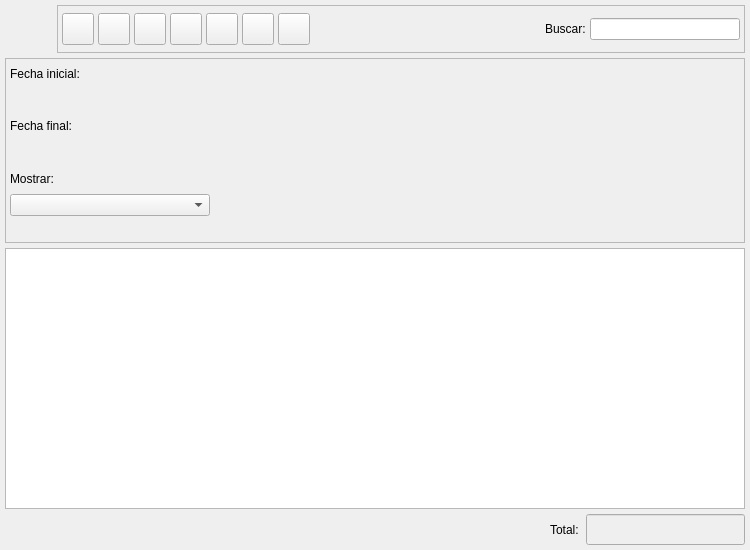
<?xml version="1.0" encoding="UTF-8"?>
<ui version="4.0">
 <author>Tomeu Borras Riera</author>
 <class>AlbaranesProveedorListBase</class>
 <widget class="QWidget" name="AlbaranesProveedorListBase">
  <property name="enabled">
   <bool>true</bool>
  </property>
  <property name="geometry">
   <rect>
    <x>0</x>
    <y>0</y>
    <width>750</width>
    <height>550</height>
   </rect>
  </property>
  <property name="minimumSize">
   <size>
    <width>750</width>
    <height>550</height>
   </size>
  </property>
  <property name="windowTitle">
   <string>Albaranes de proveedor</string>
  </property>
  <property name="windowIcon">
   <iconset resource="../../../bulmages.qrc">
    <normaloff>:/Images/supplier-delivery-note-list.png</normaloff>:/Images/supplier-delivery-note-list.png</iconset>
  </property>
  <layout class="QGridLayout">
   <property name="margin">
    <number>5</number>
   </property>
   <property name="spacing">
    <number>5</number>
   </property>
   <item row="1" column="0">
    <widget class="QFrame" name="m_busqueda">
     <property name="minimumSize">
      <size>
       <width>16</width>
       <height>185</height>
      </size>
     </property>
     <property name="frameShape">
      <enum>QFrame::StyledPanel</enum>
     </property>
     <property name="frameShadow">
      <enum>QFrame::Raised</enum>
     </property>
     <layout class="QGridLayout">
      <property name="margin">
       <number>4</number>
      </property>
      <property name="spacing">
       <number>4</number>
      </property>
      <item row="6" column="0">
       <spacer>
        <property name="orientation">
         <enum>Qt::Vertical</enum>
        </property>
        <property name="sizeType">
         <enum>QSizePolicy::Preferred</enum>
        </property>
        <property name="sizeHint" stdset="0">
         <size>
          <width>191</width>
          <height>21</height>
         </size>
        </property>
       </spacer>
      </item>
      <item row="0" column="1" rowspan="7">
       <layout class="QVBoxLayout">
        <property name="spacing">
         <number>4</number>
        </property>
        <property name="margin">
         <number>0</number>
        </property>
        <item>
         <widget class="BfBuscarArticulo" name="m_articulo" native="true">
          <property name="sizePolicy">
           <sizepolicy hsizetype="Expanding" vsizetype="Preferred">
            <horstretch>0</horstretch>
            <verstretch>0</verstretch>
           </sizepolicy>
          </property>
         </widget>
        </item>
        <item>
         <widget class="BlSearchWidget" name="m_proveedor" native="true">
          <property name="sizePolicy">
           <sizepolicy hsizetype="Expanding" vsizetype="Preferred">
            <horstretch>0</horstretch>
            <verstretch>0</verstretch>
           </sizepolicy>
          </property>
         </widget>
        </item>
       </layout>
      </item>
      <item row="4" column="0">
       <widget class="QLabel" name="label_3">
        <property name="text">
         <string>Mostrar:</string>
        </property>
        <property name="alignment">
         <set>Qt::AlignLeading|Qt::AlignLeft|Qt::AlignVCenter</set>
        </property>
       </widget>
      </item>
      <item row="5" column="0">
       <widget class="QComboBox" name="mui_procesada">
        <property name="sizePolicy">
         <sizepolicy hsizetype="Fixed" vsizetype="Preferred">
          <horstretch>0</horstretch>
          <verstretch>0</verstretch>
         </sizepolicy>
        </property>
        <property name="minimumSize">
         <size>
          <width>200</width>
          <height>21</height>
         </size>
        </property>
        <property name="focusPolicy">
         <enum>Qt::StrongFocus</enum>
        </property>
        <property name="frame">
         <bool>true</bool>
        </property>
       </widget>
      </item>
      <item row="0" column="0">
       <widget class="QLabel" name="label1">
        <property name="text">
         <string>Fecha inicial:</string>
        </property>
       </widget>
      </item>
      <item row="1" column="0">
       <widget class="BlDateSearch" name="m_fechain" native="true">
        <property name="sizePolicy">
         <sizepolicy hsizetype="Fixed" vsizetype="Preferred">
          <horstretch>0</horstretch>
          <verstretch>0</verstretch>
         </sizepolicy>
        </property>
        <property name="minimumSize">
         <size>
          <width>200</width>
          <height>21</height>
         </size>
        </property>
       </widget>
      </item>
      <item row="2" column="0">
       <widget class="QLabel" name="label2">
        <property name="text">
         <string>Fecha final:</string>
        </property>
       </widget>
      </item>
      <item row="3" column="0">
       <widget class="BlDateSearch" name="m_fechafin" native="true">
        <property name="sizePolicy">
         <sizepolicy hsizetype="Fixed" vsizetype="Preferred">
          <horstretch>0</horstretch>
          <verstretch>0</verstretch>
         </sizepolicy>
        </property>
        <property name="minimumSize">
         <size>
          <width>200</width>
          <height>21</height>
         </size>
        </property>
       </widget>
      </item>
     </layout>
    </widget>
   </item>
   <item row="3" column="0">
    <layout class="QHBoxLayout">
     <property name="spacing">
      <number>4</number>
     </property>
     <property name="margin">
      <number>0</number>
     </property>
     <item>
      <spacer>
       <property name="orientation">
        <enum>Qt::Horizontal</enum>
       </property>
       <property name="sizeType">
        <enum>QSizePolicy::Expanding</enum>
       </property>
       <property name="sizeHint" stdset="0">
        <size>
         <width>340</width>
         <height>21</height>
        </size>
       </property>
      </spacer>
     </item>
     <item>
      <widget class="QLabel" name="label4">
       <property name="text">
        <string>Total: </string>
       </property>
      </widget>
     </item>
     <item>
      <widget class="QLineEdit" name="m_total">
       <property name="enabled">
        <bool>true</bool>
       </property>
       <property name="sizePolicy">
        <sizepolicy hsizetype="Preferred" vsizetype="Fixed">
         <horstretch>0</horstretch>
         <verstretch>0</verstretch>
        </sizepolicy>
       </property>
       <property name="minimumSize">
        <size>
         <width>150</width>
         <height>0</height>
        </size>
       </property>
       <property name="palette">
        <palette>
         <active>
          <colorrole role="WindowText">
           <brush brushstyle="SolidPattern">
            <color alpha="255">
             <red>0</red>
             <green>0</green>
             <blue>0</blue>
            </color>
           </brush>
          </colorrole>
          <colorrole role="Button">
           <brush brushstyle="SolidPattern">
            <color alpha="255">
             <red>221</red>
             <green>223</green>
             <blue>228</blue>
            </color>
           </brush>
          </colorrole>
          <colorrole role="Light">
           <brush brushstyle="SolidPattern">
            <color alpha="255">
             <red>255</red>
             <green>255</green>
             <blue>255</blue>
            </color>
           </brush>
          </colorrole>
          <colorrole role="Midlight">
           <brush brushstyle="SolidPattern">
            <color alpha="255">
             <red>255</red>
             <green>255</green>
             <blue>255</blue>
            </color>
           </brush>
          </colorrole>
          <colorrole role="Dark">
           <brush brushstyle="SolidPattern">
            <color alpha="255">
             <red>85</red>
             <green>85</green>
             <blue>85</blue>
            </color>
           </brush>
          </colorrole>
          <colorrole role="Mid">
           <brush brushstyle="SolidPattern">
            <color alpha="255">
             <red>199</red>
             <green>199</green>
             <blue>199</blue>
            </color>
           </brush>
          </colorrole>
          <colorrole role="Text">
           <brush brushstyle="SolidPattern">
            <color alpha="255">
             <red>0</red>
             <green>0</green>
             <blue>0</blue>
            </color>
           </brush>
          </colorrole>
          <colorrole role="BrightText">
           <brush brushstyle="SolidPattern">
            <color alpha="255">
             <red>255</red>
             <green>255</green>
             <blue>255</blue>
            </color>
           </brush>
          </colorrole>
          <colorrole role="ButtonText">
           <brush brushstyle="SolidPattern">
            <color alpha="255">
             <red>0</red>
             <green>0</green>
             <blue>0</blue>
            </color>
           </brush>
          </colorrole>
          <colorrole role="Base">
           <brush brushstyle="SolidPattern">
            <color alpha="255">
             <red>239</red>
             <green>239</green>
             <blue>239</blue>
            </color>
           </brush>
          </colorrole>
          <colorrole role="Window">
           <brush brushstyle="SolidPattern">
            <color alpha="255">
             <red>239</red>
             <green>239</green>
             <blue>239</blue>
            </color>
           </brush>
          </colorrole>
          <colorrole role="Shadow">
           <brush brushstyle="SolidPattern">
            <color alpha="255">
             <red>0</red>
             <green>0</green>
             <blue>0</blue>
            </color>
           </brush>
          </colorrole>
          <colorrole role="Highlight">
           <brush brushstyle="SolidPattern">
            <color alpha="255">
             <red>103</red>
             <green>141</green>
             <blue>178</blue>
            </color>
           </brush>
          </colorrole>
          <colorrole role="HighlightedText">
           <brush brushstyle="SolidPattern">
            <color alpha="255">
             <red>255</red>
             <green>255</green>
             <blue>255</blue>
            </color>
           </brush>
          </colorrole>
          <colorrole role="Link">
           <brush brushstyle="SolidPattern">
            <color alpha="255">
             <red>0</red>
             <green>0</green>
             <blue>238</blue>
            </color>
           </brush>
          </colorrole>
          <colorrole role="LinkVisited">
           <brush brushstyle="SolidPattern">
            <color alpha="255">
             <red>82</red>
             <green>24</green>
             <blue>139</blue>
            </color>
           </brush>
          </colorrole>
          <colorrole role="AlternateBase">
           <brush brushstyle="SolidPattern">
            <color alpha="255">
             <red>232</red>
             <green>232</green>
             <blue>232</blue>
            </color>
           </brush>
          </colorrole>
         </active>
         <inactive>
          <colorrole role="WindowText">
           <brush brushstyle="SolidPattern">
            <color alpha="255">
             <red>0</red>
             <green>0</green>
             <blue>0</blue>
            </color>
           </brush>
          </colorrole>
          <colorrole role="Button">
           <brush brushstyle="SolidPattern">
            <color alpha="255">
             <red>221</red>
             <green>223</green>
             <blue>228</blue>
            </color>
           </brush>
          </colorrole>
          <colorrole role="Light">
           <brush brushstyle="SolidPattern">
            <color alpha="255">
             <red>255</red>
             <green>255</green>
             <blue>255</blue>
            </color>
           </brush>
          </colorrole>
          <colorrole role="Midlight">
           <brush brushstyle="SolidPattern">
            <color alpha="255">
             <red>255</red>
             <green>255</green>
             <blue>255</blue>
            </color>
           </brush>
          </colorrole>
          <colorrole role="Dark">
           <brush brushstyle="SolidPattern">
            <color alpha="255">
             <red>85</red>
             <green>85</green>
             <blue>85</blue>
            </color>
           </brush>
          </colorrole>
          <colorrole role="Mid">
           <brush brushstyle="SolidPattern">
            <color alpha="255">
             <red>199</red>
             <green>199</green>
             <blue>199</blue>
            </color>
           </brush>
          </colorrole>
          <colorrole role="Text">
           <brush brushstyle="SolidPattern">
            <color alpha="255">
             <red>0</red>
             <green>0</green>
             <blue>0</blue>
            </color>
           </brush>
          </colorrole>
          <colorrole role="BrightText">
           <brush brushstyle="SolidPattern">
            <color alpha="255">
             <red>255</red>
             <green>255</green>
             <blue>255</blue>
            </color>
           </brush>
          </colorrole>
          <colorrole role="ButtonText">
           <brush brushstyle="SolidPattern">
            <color alpha="255">
             <red>0</red>
             <green>0</green>
             <blue>0</blue>
            </color>
           </brush>
          </colorrole>
          <colorrole role="Base">
           <brush brushstyle="SolidPattern">
            <color alpha="255">
             <red>239</red>
             <green>239</green>
             <blue>239</blue>
            </color>
           </brush>
          </colorrole>
          <colorrole role="Window">
           <brush brushstyle="SolidPattern">
            <color alpha="255">
             <red>239</red>
             <green>239</green>
             <blue>239</blue>
            </color>
           </brush>
          </colorrole>
          <colorrole role="Shadow">
           <brush brushstyle="SolidPattern">
            <color alpha="255">
             <red>0</red>
             <green>0</green>
             <blue>0</blue>
            </color>
           </brush>
          </colorrole>
          <colorrole role="Highlight">
           <brush brushstyle="SolidPattern">
            <color alpha="255">
             <red>103</red>
             <green>141</green>
             <blue>178</blue>
            </color>
           </brush>
          </colorrole>
          <colorrole role="HighlightedText">
           <brush brushstyle="SolidPattern">
            <color alpha="255">
             <red>255</red>
             <green>255</green>
             <blue>255</blue>
            </color>
           </brush>
          </colorrole>
          <colorrole role="Link">
           <brush brushstyle="SolidPattern">
            <color alpha="255">
             <red>0</red>
             <green>0</green>
             <blue>238</blue>
            </color>
           </brush>
          </colorrole>
          <colorrole role="LinkVisited">
           <brush brushstyle="SolidPattern">
            <color alpha="255">
             <red>82</red>
             <green>24</green>
             <blue>139</blue>
            </color>
           </brush>
          </colorrole>
          <colorrole role="AlternateBase">
           <brush brushstyle="SolidPattern">
            <color alpha="255">
             <red>232</red>
             <green>232</green>
             <blue>232</blue>
            </color>
           </brush>
          </colorrole>
         </inactive>
         <disabled>
          <colorrole role="WindowText">
           <brush brushstyle="SolidPattern">
            <color alpha="255">
             <red>128</red>
             <green>128</green>
             <blue>128</blue>
            </color>
           </brush>
          </colorrole>
          <colorrole role="Button">
           <brush brushstyle="SolidPattern">
            <color alpha="255">
             <red>221</red>
             <green>223</green>
             <blue>228</blue>
            </color>
           </brush>
          </colorrole>
          <colorrole role="Light">
           <brush brushstyle="SolidPattern">
            <color alpha="255">
             <red>255</red>
             <green>255</green>
             <blue>255</blue>
            </color>
           </brush>
          </colorrole>
          <colorrole role="Midlight">
           <brush brushstyle="SolidPattern">
            <color alpha="255">
             <red>255</red>
             <green>255</green>
             <blue>255</blue>
            </color>
           </brush>
          </colorrole>
          <colorrole role="Dark">
           <brush brushstyle="SolidPattern">
            <color alpha="255">
             <red>85</red>
             <green>85</green>
             <blue>85</blue>
            </color>
           </brush>
          </colorrole>
          <colorrole role="Mid">
           <brush brushstyle="SolidPattern">
            <color alpha="255">
             <red>199</red>
             <green>199</green>
             <blue>199</blue>
            </color>
           </brush>
          </colorrole>
          <colorrole role="Text">
           <brush brushstyle="SolidPattern">
            <color alpha="255">
             <red>199</red>
             <green>199</green>
             <blue>199</blue>
            </color>
           </brush>
          </colorrole>
          <colorrole role="BrightText">
           <brush brushstyle="SolidPattern">
            <color alpha="255">
             <red>255</red>
             <green>255</green>
             <blue>255</blue>
            </color>
           </brush>
          </colorrole>
          <colorrole role="ButtonText">
           <brush brushstyle="SolidPattern">
            <color alpha="255">
             <red>128</red>
             <green>128</green>
             <blue>128</blue>
            </color>
           </brush>
          </colorrole>
          <colorrole role="Base">
           <brush brushstyle="SolidPattern">
            <color alpha="255">
             <red>239</red>
             <green>239</green>
             <blue>239</blue>
            </color>
           </brush>
          </colorrole>
          <colorrole role="Window">
           <brush brushstyle="SolidPattern">
            <color alpha="255">
             <red>239</red>
             <green>239</green>
             <blue>239</blue>
            </color>
           </brush>
          </colorrole>
          <colorrole role="Shadow">
           <brush brushstyle="SolidPattern">
            <color alpha="255">
             <red>0</red>
             <green>0</green>
             <blue>0</blue>
            </color>
           </brush>
          </colorrole>
          <colorrole role="Highlight">
           <brush brushstyle="SolidPattern">
            <color alpha="255">
             <red>86</red>
             <green>117</green>
             <blue>148</blue>
            </color>
           </brush>
          </colorrole>
          <colorrole role="HighlightedText">
           <brush brushstyle="SolidPattern">
            <color alpha="255">
             <red>255</red>
             <green>255</green>
             <blue>255</blue>
            </color>
           </brush>
          </colorrole>
          <colorrole role="Link">
           <brush brushstyle="SolidPattern">
            <color alpha="255">
             <red>0</red>
             <green>0</green>
             <blue>238</blue>
            </color>
           </brush>
          </colorrole>
          <colorrole role="LinkVisited">
           <brush brushstyle="SolidPattern">
            <color alpha="255">
             <red>82</red>
             <green>24</green>
             <blue>139</blue>
            </color>
           </brush>
          </colorrole>
          <colorrole role="AlternateBase">
           <brush brushstyle="SolidPattern">
            <color alpha="255">
             <red>232</red>
             <green>232</green>
             <blue>232</blue>
            </color>
           </brush>
          </colorrole>
         </disabled>
        </palette>
       </property>
       <property name="font">
        <font>
         <family>Sans Serif</family>
         <pointsize>12</pointsize>
         <weight>75</weight>
         <italic>false</italic>
         <bold>true</bold>
         <underline>false</underline>
         <strikeout>false</strikeout>
        </font>
       </property>
       <property name="alignment">
        <set>Qt::AlignRight</set>
       </property>
      </widget>
     </item>
    </layout>
   </item>
   <item row="2" column="0">
    <widget class="AlbaranesProveedorListSubform" name="mui_list"/>
   </item>
   <item row="0" column="0">
    <layout class="QHBoxLayout">
     <property name="spacing">
      <number>4</number>
     </property>
     <property name="margin">
      <number>0</number>
     </property>
     <item>
      <widget class="QLabel" name="label">
       <property name="minimumSize">
        <size>
         <width>48</width>
         <height>48</height>
        </size>
       </property>
       <property name="maximumSize">
        <size>
         <width>48</width>
         <height>48</height>
        </size>
       </property>
       <property name="text">
        <string/>
       </property>
       <property name="pixmap">
        <pixmap resource="../../../bulmages.qrc">:/Images/supplier-delivery-note-list.png</pixmap>
       </property>
       <property name="scaledContents">
        <bool>true</bool>
       </property>
      </widget>
     </item>
     <item>
      <widget class="QFrame" name="m_botonera">
       <property name="frameShape">
        <enum>QFrame::StyledPanel</enum>
       </property>
       <property name="frameShadow">
        <enum>QFrame::Raised</enum>
       </property>
       <layout class="QHBoxLayout">
        <property name="spacing">
         <number>4</number>
        </property>
        <property name="margin">
         <number>4</number>
        </property>
        <item>
         <widget class="QToolButton" name="mui_crear">
          <property name="minimumSize">
           <size>
            <width>32</width>
            <height>32</height>
           </size>
          </property>
          <property name="maximumSize">
           <size>
            <width>32</width>
            <height>32</height>
           </size>
          </property>
          <property name="toolTip">
           <string>Nuevo albaran</string>
          </property>
          <property name="whatsThis">
           <string>Nuevo albaran</string>
          </property>
          <property name="text">
           <string/>
          </property>
          <property name="icon">
           <iconset resource="../../../bulmages.qrc">
            <normaloff>:/Images/document-new.png</normaloff>:/Images/document-new.png</iconset>
          </property>
          <property name="iconSize">
           <size>
            <width>22</width>
            <height>22</height>
           </size>
          </property>
          <property name="shortcut">
           <string>Ctrl+N</string>
          </property>
         </widget>
        </item>
        <item>
         <widget class="QToolButton" name="mui_editar">
          <property name="minimumSize">
           <size>
            <width>32</width>
            <height>32</height>
           </size>
          </property>
          <property name="maximumSize">
           <size>
            <width>32</width>
            <height>32</height>
           </size>
          </property>
          <property name="toolTip">
           <string>Editar albaran</string>
          </property>
          <property name="whatsThis">
           <string>Editar albaran</string>
          </property>
          <property name="text">
           <string/>
          </property>
          <property name="icon">
           <iconset resource="../../../bulmages.qrc">
            <normaloff>:/Images/document-open.png</normaloff>:/Images/document-open.png</iconset>
          </property>
          <property name="iconSize">
           <size>
            <width>22</width>
            <height>22</height>
           </size>
          </property>
          <property name="shortcut">
           <string>Ctrl+E</string>
          </property>
         </widget>
        </item>
        <item>
         <widget class="QToolButton" name="mui_borrar">
          <property name="minimumSize">
           <size>
            <width>32</width>
            <height>32</height>
           </size>
          </property>
          <property name="maximumSize">
           <size>
            <width>32</width>
            <height>32</height>
           </size>
          </property>
          <property name="toolTip">
           <string>Borrar albaran</string>
          </property>
          <property name="whatsThis">
           <string>Borrar albaran</string>
          </property>
          <property name="text">
           <string/>
          </property>
          <property name="icon">
           <iconset resource="../../../bulmages.qrc">
            <normaloff>:/Images/edit-delete.png</normaloff>:/Images/edit-delete.png</iconset>
          </property>
          <property name="iconSize">
           <size>
            <width>22</width>
            <height>22</height>
           </size>
          </property>
          <property name="shortcut">
           <string>Ctrl+D</string>
          </property>
         </widget>
        </item>
        <item>
         <widget class="QToolButton" name="mui_imprimir">
          <property name="minimumSize">
           <size>
            <width>32</width>
            <height>32</height>
           </size>
          </property>
          <property name="maximumSize">
           <size>
            <width>32</width>
            <height>32</height>
           </size>
          </property>
          <property name="toolTip">
           <string>Imprimir listado</string>
          </property>
          <property name="whatsThis">
           <string>Imprimir listado</string>
          </property>
          <property name="text">
           <string/>
          </property>
          <property name="icon">
           <iconset resource="../../../bulmages.qrc">
            <normaloff>:/Images/document-print.png</normaloff>:/Images/document-print.png</iconset>
          </property>
          <property name="iconSize">
           <size>
            <width>22</width>
            <height>22</height>
           </size>
          </property>
          <property name="shortcut">
           <string>Ctrl+P</string>
          </property>
         </widget>
        </item>
        <item>
         <widget class="QToolButton" name="mui_filtrar">
          <property name="minimumSize">
           <size>
            <width>32</width>
            <height>32</height>
           </size>
          </property>
          <property name="maximumSize">
           <size>
            <width>32</width>
            <height>32</height>
           </size>
          </property>
          <property name="toolTip">
           <string>Filtrar albaranes</string>
          </property>
          <property name="whatsThis">
           <string>Filtrar albaranes</string>
          </property>
          <property name="text">
           <string/>
          </property>
          <property name="icon">
           <iconset resource="../../../bulmages.qrc">
            <normaloff>:/Images/edit-find.png</normaloff>:/Images/edit-find.png</iconset>
          </property>
          <property name="iconSize">
           <size>
            <width>22</width>
            <height>22</height>
           </size>
          </property>
          <property name="shortcut">
           <string>Ctrl+F</string>
          </property>
          <property name="checkable">
           <bool>true</bool>
          </property>
         </widget>
        </item>
        <item>
         <widget class="QToolButton" name="mui_configurar">
          <property name="minimumSize">
           <size>
            <width>32</width>
            <height>32</height>
           </size>
          </property>
          <property name="maximumSize">
           <size>
            <width>32</width>
            <height>32</height>
           </size>
          </property>
          <property name="toolTip">
           <string>Configurar listado</string>
          </property>
          <property name="whatsThis">
           <string>Configurar listado</string>
          </property>
          <property name="text">
           <string/>
          </property>
          <property name="icon">
           <iconset resource="../../../bulmages.qrc">
            <normaloff>:/Images/document-properties.png</normaloff>:/Images/document-properties.png</iconset>
          </property>
          <property name="iconSize">
           <size>
            <width>22</width>
            <height>22</height>
           </size>
          </property>
          <property name="shortcut">
           <string>Ctrl+B</string>
          </property>
          <property name="checkable">
           <bool>true</bool>
          </property>
         </widget>
        </item>
        <item>
         <widget class="QToolButton" name="mui_actualizar">
          <property name="minimumSize">
           <size>
            <width>32</width>
            <height>32</height>
           </size>
          </property>
          <property name="maximumSize">
           <size>
            <width>32</width>
            <height>32</height>
           </size>
          </property>
          <property name="toolTip">
           <string>Actualizar listado</string>
          </property>
          <property name="whatsThis">
           <string>Actualizar listado</string>
          </property>
          <property name="text">
           <string/>
          </property>
          <property name="icon">
           <iconset resource="../../../bulmages.qrc">
            <normaloff>:/Images/view-refresh.png</normaloff>:/Images/view-refresh.png</iconset>
          </property>
          <property name="iconSize">
           <size>
            <width>22</width>
            <height>22</height>
           </size>
          </property>
          <property name="shortcut">
           <string>F5</string>
          </property>
         </widget>
        </item>
        <item>
         <spacer>
          <property name="orientation">
           <enum>Qt::Horizontal</enum>
          </property>
          <property name="sizeType">
           <enum>QSizePolicy::Expanding</enum>
          </property>
          <property name="sizeHint" stdset="0">
           <size>
            <width>100</width>
            <height>20</height>
           </size>
          </property>
         </spacer>
        </item>
        <item>
         <widget class="QLabel" name="label5">
          <property name="text">
           <string>Buscar:</string>
          </property>
         </widget>
        </item>
        <item>
         <widget class="QLineEdit" name="m_filtro">
          <property name="sizePolicy">
           <sizepolicy hsizetype="Preferred" vsizetype="Fixed">
            <horstretch>0</horstretch>
            <verstretch>0</verstretch>
           </sizepolicy>
          </property>
          <property name="minimumSize">
           <size>
            <width>150</width>
            <height>0</height>
           </size>
          </property>
         </widget>
        </item>
       </layout>
      </widget>
     </item>
    </layout>
   </item>
  </layout>
 </widget>
 <layoutdefault spacing="3" margin="5"/>
 <customwidgets>
  <customwidget>
   <class>BfBuscarArticulo</class>
   <extends>QWidget</extends>
   <header>bfbuscararticulo.h</header>
  </customwidget>
  <customwidget>
   <class>BlDateSearch</class>
   <extends>QWidget</extends>
   <header>../../bulmalib/src/bldatesearch.h</header>
  </customwidget>
  <customwidget>
   <class>AlbaranesProveedorListSubform</class>
   <extends>QTableWidget</extends>
   <header>albaranesproveedor.h</header>
  </customwidget>
  <customwidget>
   <class>BlSearchWidget</class>
   <extends>QWidget</extends>
   <header>blsearchwidget.h</header>
  </customwidget>
 </customwidgets>
 <resources>
  <include location="../../../bulmages.qrc"/>
 </resources>
 <connections>
  <connection>
   <sender>mui_filtrar</sender>
   <signal>toggled(bool)</signal>
   <receiver>m_busqueda</receiver>
   <slot>setShown(bool)</slot>
   <hints>
    <hint type="sourcelabel">
     <x>232</x>
     <y>42</y>
    </hint>
    <hint type="destinationlabel">
     <x>117</x>
     <y>75</y>
    </hint>
   </hints>
  </connection>
 </connections>
</ui>
